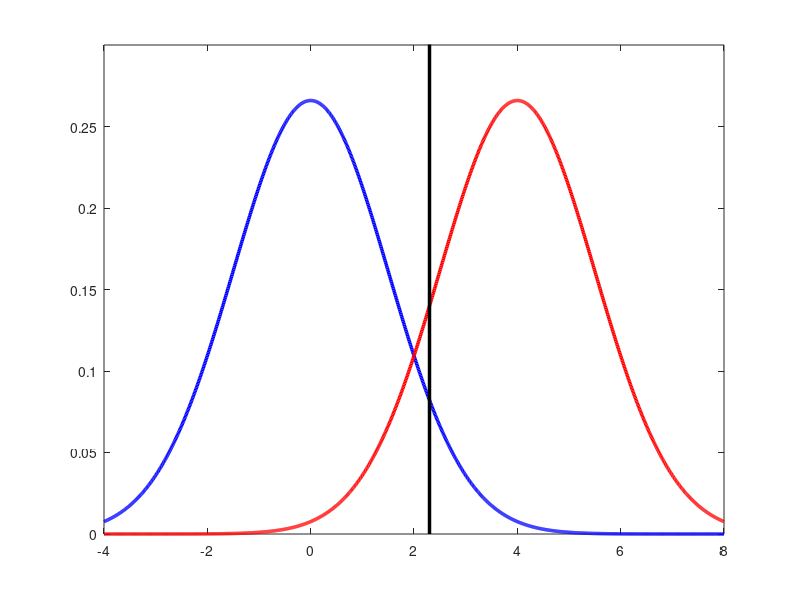

Recreate this plot in MATLAB. (Note: this script raises an error after producing the figure.)
%Illustration of the Neyman-Pearson testing paradigm
%Code by Matthew Dunham

xmin = -4;xmax = 8;
ymin = 0;ymax = 0.3;
res = 0.01;
domain = xmin:res:xmax;
sigma = 1.5;
f1 = @(x)normpdf(x,0,sigma);
f2 = @(x)normpdf(x,4,sigma);

linesize = {'LineWidth',2.5};
plot(domain,f1(domain),'-b',linesize{:});
hold on;
plot(domain,f2(domain),'-r',linesize{:});

axis([xmin,xmax,ymin,ymax]);
plot([2.3;2.3],[0;0.5],'-k',linesize{:});

left = find(domain == 2.25);
lineRes = 0.005;
xrange = xmin:lineRes:xmax;
xIntersectIdx = argmin(abs(xrange - 2.3));
upperEnd = max(f2(1:xIntersectIdx));
yrange = 0:lineRes:max(f2(xrange(1:xIntersectIdx)));
ypoints = [yrange; yrange];
offset = 0.2; % since the plotting of the pdf curve and the norminv function do not completely agree, this helps a bit
xpoints = [norminv(yrange, 4, sigma) - offset; xrange(xIntersectIdx)*ones(1, length(yrange))];
line(xpoints, ypoints, 'Color', 'r'); 

lineRes = 0.1;
xrange = xmin:lineRes:xmax;
xIntersectIdx = find(xrange == 2.3);
xpoints = [xrange((xIntersectIdx+1):end); xrange((xIntersectIdx+1):end)];
ypoints = [zeros(1, length(xrange) - xIntersectIdx); f1(xrange((xIntersectIdx+1):end))];
line(xpoints, ypoints, 'Color', 'b'); 

set(gca,'XTick',2.3,'YTick',[],'XTickLabel',{'X*'},'FontSize',18);

annotation(gcf,'textarrow',rel2absX([0.5,1.9]),rel2absY([0.075,0.02]),...
    'TextEdgeColor','none',...
    'TextLineWidth',2,...
    'FontSize',20,...
    'String',{'\beta'},...
    'LineWidth',2);

annotation(gcf,'textarrow',rel2absX([4.1,2.6]),rel2absY([0.075,0.02]),...
    'TextEdgeColor','none',...
    'TextLineWidth',2,...
    'FontSize',20,...
    'String',{'\alpha'},...
    'LineWidth',2);

annotation(gcf,'textbox',[rel2absX(-0.4) rel2absY(0.275) 0.0403 0.07213],'String',{'H_0'},...
    'FontSize',16,...
    'FitBoxToText','off',...
    'LineStyle','none');

annotation(gcf,'textbox',[rel2absX(3.6) rel2absY(0.275) 0.0403 0.07213],...
    'String',{'H_1'},...
    'FontSize',16,...
    'FitBoxToText','off',...
    'LineStyle','none');

